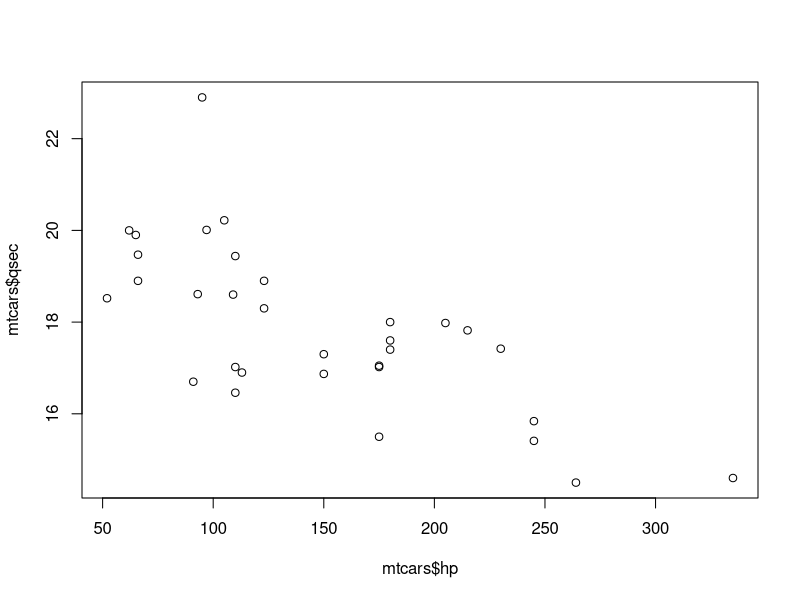
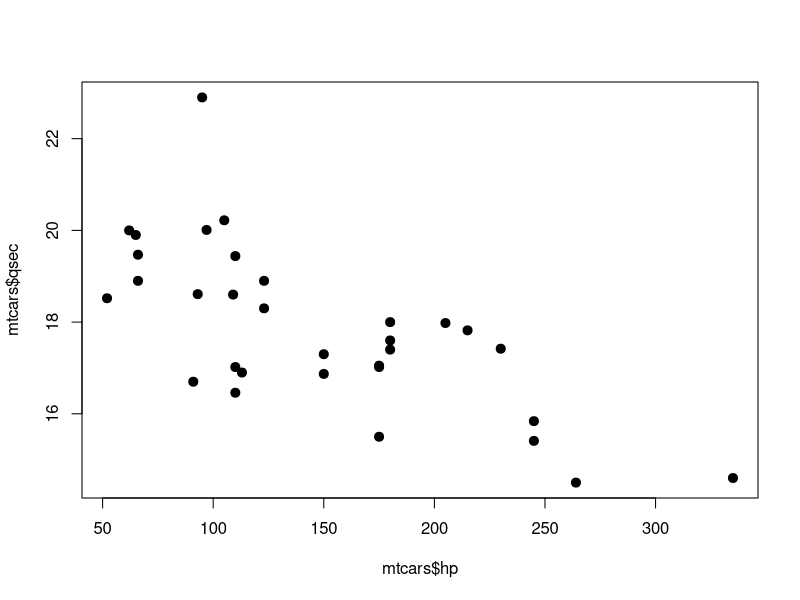

Reproduce these figures in R, in order.
# In this chapter, let's study about scatter plot
# Used to check out information of different categories
# Also for finding outliers.

library(datasets)

plot(mtcars$hp, mtcars$qsec)

# Using some arguments
plot(mtcars$hp, mtcars$qsec, pch=19, cex=1.2)